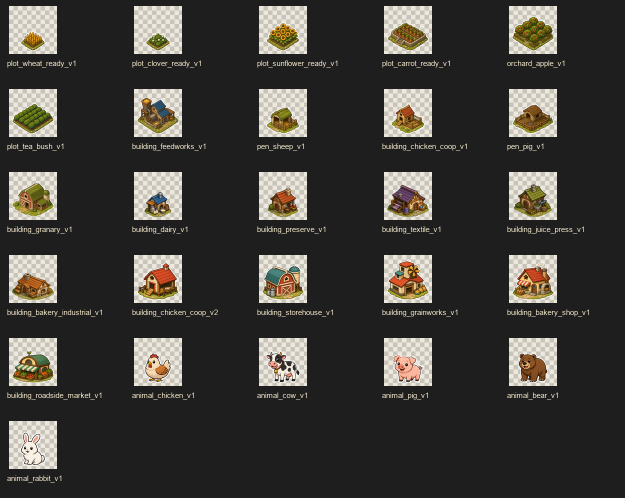
#> input picture output/art/ART-003-FARM2/qa/ART-003-FARM2-96px.png, 1250 x 996 px (shown at 1/2 size)
$ python -i prepare_assets.py   (imports and definitions only)
#> lines starting #> are read from the running program, lines starting #| are printed output that depends on the picture
#!/usr/bin/env python3
"""Deterministic ART-003 preparation for CityOfAnimals F003-FARM.2."""

from __future__ import annotations

import argparse
import hashlib
import json
from collections import deque
from pathlib import Path

import numpy as np
from PIL import Image, ImageDraw, ImageFont


PROJECT_ROOT = Path(__file__).resolve().parents[4]
ART_ROOT = PROJECT_ROOT / "output" / "art" / "ART-003-FARM2"
REVIEW_DIR = ART_ROOT / "review"
QA_DIR = ART_ROOT / "qa"
CANDIDATE_ROOT = PROJECT_ROOT / "assets" / "candidate" / "f003_farm2"
PREPARED_ROOT = CANDIDATE_ROOT / "prepared"

BOARD_SOURCES = {
    "A": {
        "path": Path(
            r"C:\Users\76398\.codex\generated_images\019f7f4f-493e-7b21-8766-e256e7641e7f"
            r"\exec-46192109-85ab-444c-a0c3-429caa3a3755.png"
        ),
        "sha256": "732DF4218000BE74F142907A9F8B65C26F631616FD8590742001884B7CFF8DD7",
    },
    "B": {
        "path": Path(
            r"C:\Users\76398\.codex\generated_images\019f7f4f-493e-7b21-8766-e256e7641e7f"
            r"\exec-d5ab13cf-72de-47f5-9583-e81660c34b7d.png"
        ),
        "sha256": "031DEFDA240C2609E730376FF55934A02D6142793622A1AFC89F4CC9EE5D30F7",
    },
    "C": {
        "path": Path(
            r"C:\Users\76398\.codex\generated_images\019f7f4f-493e-7b21-8766-e256e7641e7f"
            r"\exec-a6d4c21d-ca91-440b-9187-dc07e6a51403.png"
        ),
        "sha256": "74B4FA06E47191A05F7BDF8AB60F7719AE7F6A45219C0BC3796BFE603A175A84",
    },
    "D": {
        "path": Path(
            r"C:\Users\76398\.codex\generated_images\019f7f4f-493e-7b21-8766-e256e7641e7f"
            r"\exec-b8e58cf6-791c-439c-99bf-86c473a7abc9.png"
        ),
        "sha256": "55268CAF5756F5753B9A5B08DD521EBF0F52251352D2F528B347D13D5B6DF59B",
    },
}

ANIMAL_SOURCES = {
    "animal_chicken_v1": {
        "path": PROJECT_ROOT / "assets/candidate/style_reference/animals/chicken.png",
        "sha256": "C9CE96C9A2051CDF041713F27FD668A34C0593D846B0346E08708A3FE8A3D5FC",
    },
    "animal_cow_v1": {
        "path": PROJECT_ROOT / "assets/candidate/style_reference/animals/cow.png",
        "sha256": "08688726FD23E39DA6BA666B1024657715F3FE95F9D41A8014C55677AF260371",
    },
    "animal_pig_v1": {
        "path": PROJECT_ROOT / "assets/candidate/style_reference/animals/pig.png",
        "sha256": "46C1747CC75527BD5364B5C92718C63FE6044F98D11848135C780C5B011A0AE5",
    },
    "animal_bear_v1": {
        "path": PROJECT_ROOT / "assets/candidate/style_reference/animals/bear.png",
        "sha256": "ACA7D5C74B4E0CBB12BB920413E563B0BCEB191710877FE68252EDE8FBCE4778",
    },
    "animal_rabbit_v1": {
        "path": PROJECT_ROOT / "assets/candidate/style_reference/animals/rabbit.png",
        "sha256": "18A95BCBBEAD2C3A6178B0F084FDA97FEA8A7BB22E9BEBF88CB3C4C1BD50F64D",
    },
}

ASSETS = [
    ("R1C1", "plot_wheat_ready_v1", "A", [40, 150, 350, 450]),
    ("R1C2", "plot_clover_ready_v1", "A", [345, 175, 685, 455]),
    ("R1C3", "plot_sunflower_ready_v1", "A", [650, 115, 1055, 475]),
    ("R1C4", "plot_carrot_ready_v1", "A", [1025, 115, 1530, 490]),
    ("R1C5", "orchard_apple_v1", "A", [25, 430, 545, 925]),
    ("R2C1", "plot_tea_bush_v1", "A", [515, 480, 1005, 925]),
    ("R2C2", "building_feedworks_v1", "A", [975, 420, 1530, 935]),
    ("R2C3", "pen_sheep_v1", "B", [40, 115, 470, 495]),
    ("R2C4", "building_chicken_coop_v1", "B", [465, 115, 895, 500]),
    ("R2C5", "pen_pig_v1", "B", [200, 470, 745, 900]),
    ("R3C1", "building_granary_v1", "B", [755, 170, 1520, 865]),
    ("R3C2", "building_dairy_v1", "C", [130, 85, 480, 410]),
    ("R3C3", "building_preserve_v1", "C", [535, 70, 895, 415]),
    ("R3C4", "building_textile_v1", "C", [1010, 35, 1510, 425]),
    ("R3C5", "building_juice_press_v1", "C", [180, 430, 625, 830]),
    ("R4C1", "building_bakery_industrial_v1", "C", [680, 365, 1475, 920]),
    ("R4C2", "building_chicken_coop_v2", "D", [10, 55, 505, 525]),
    ("R4C3", "building_storehouse_v1", "D", [470, 35, 1020, 525]),
    ("R4C4", "building_grainworks_v1", "D", [995, 25, 1530, 535]),
    ("R4C5", "building_bakery_shop_v1", "D", [145, 465, 725, 995]),
    ("R5C1", "building_roadside_market_v1", "D", [710, 460, 1370, 1005]),
    ("R5C2", "animal_chicken_v1", "animal", None),
    ("R5C3", "animal_cow_v1", "animal", None),
    ("R5C4", "animal_pig_v1", "animal", None),
    ("R5C5", "animal_bear_v1", "animal", None),
    ("R6C1", "animal_rabbit_v1", "animal", None),
]


def sha256(path: Path) -> str:
    return hashlib.sha256(path.read_bytes()).hexdigest().upper()


# [38 lines left out: functions font, verify_sources, not called in this run]


def fit_contain(image: Image.Image, width: int, height: int, allow_upscale: bool) -> Image.Image:
    scale = min(width / image.width, height / image.height)
    if not allow_upscale:
        scale = min(scale, 1.0)
    size = (max(1, round(image.width * scale)), max(1, round(image.height * scale)))
    if size == image.size:
        return image.copy()
    return image.resize(size, Image.Resampling.LANCZOS)


# [180 lines left out: functions checkerboard, source_image, keep_central_foreground_component, build_source_board, connected_background_alpha, not called in this run]


def normalize_sprite(image: Image.Image) -> tuple[Image.Image, list[int]]:
    rgba = image.convert("RGBA")
    bbox = rgba.getchannel("A").getbbox()
    if bbox is None:
        raise RuntimeError("No visible pixels after background removal")
    subject = rgba.crop(bbox)
    subject = fit_contain(subject, 448, 448, allow_upscale=False)
    canvas = Image.new("RGBA", (512, 512), (0, 0, 0, 0))
    x = (512 - subject.width) // 2
    y = 480 - subject.height
    if y < 32:
        raise RuntimeError(f"Subject violates top safe area: y={y}")
    canvas.alpha_composite(subject, (x, y))
    final_bbox = canvas.getchannel("A").getbbox()
    assert final_bbox is not None
    return canvas, list(final_bbox)


# [171 lines left out: functions output_record, render_contact_sheet, prepare_assets, verify_prepared, main, not called in this run]


# [2 lines not run here, left out]

>>> from PIL import Image
>>> picture = Image.open('../qa/ART-003-FARM2-96px.png')
#> picture is the input picture: PIL image 1250x996 RGB; mean R, G, B 63.3, 61, 56.7
>>> result = normalize_sprite(picture)
#> in normalize_sprite, `bbox = rgba.getchannel("A").getbbox()`: bbox = (0, 0, 1250, 996)
#> in fit_contain, `return image.resize(size, Image.Resampling.LANCZOS)`:
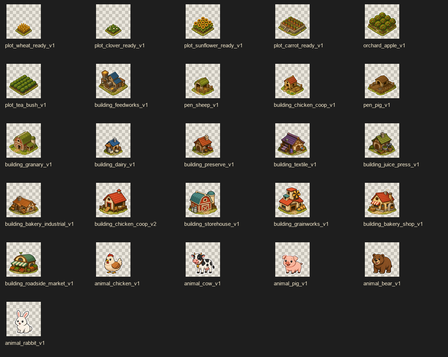
#> returned value: PIL image 448x357 RGBA; mean R, G, B, A 63.2, 61, 56.7, 255
#> in normalize_sprite, `canvas = Image.new("RGBA", (512, 512), (0, 0, 0, 0))`: canvas: PIL image 512x512 RGBA; every value is 0
#> in normalize_sprite, `canvas.alpha_composite(subject, (x, y))`:
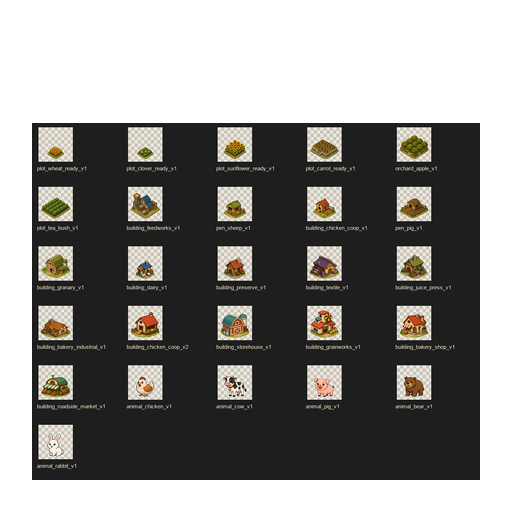
#> canvas: PIL image 512x512 RGBA; mean R, G, B, A 38.6, 37.2, 34.6, 155.6; transparent parts drawn white
#> in normalize_sprite, `final_bbox = canvas.getchannel("A").getbbox()`: final_bbox = (32, 123, 480, 480)
